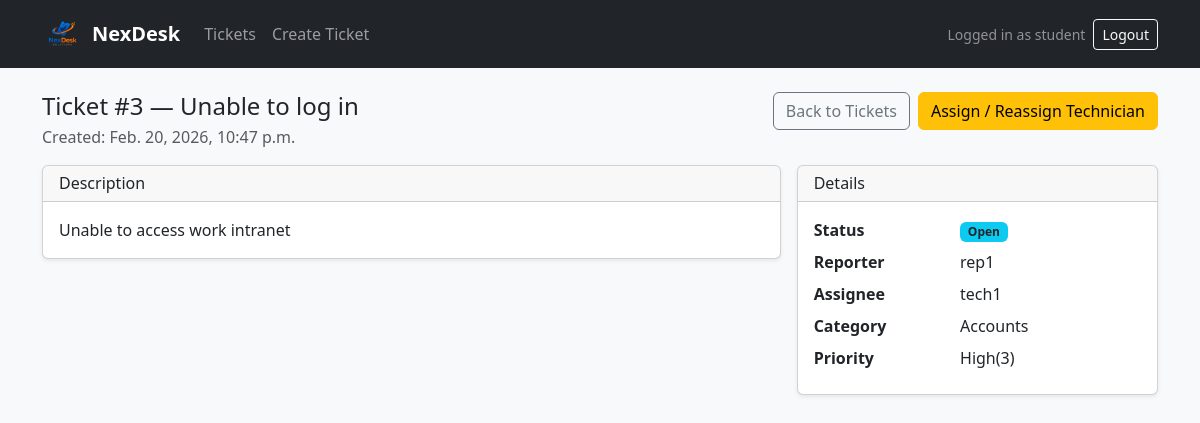
The page /tickets/3/ (signed in) on the database its author committed.
### tickets/models.py (models this page shows, shortened)
class Ticket(models.Model):
    title = models.CharField(max_length=120)
    description = models.TextField()
    status = models.CharField(
        max_length=20,
        choices=TicketStatus.choices,
        default=TicketStatus.NEW,
    )
    created_at = models.DateTimeField(default=timezone.now)
    updated_at = models.DateTimeField(auto_now=True)
    assigned_at = models.DateTimeField(null=True, blank=True)
    reporter = models.ForeignKey(
        settings.AUTH_USER_MODEL,
        on_delete=models.PROTECT,
        related_name="reported_tickets",
    )
    assignee = models.ForeignKey(
        settings.AUTH_USER_MODEL,
        on_delete=models.PROTECT,
        null=True,
        blank=True,
        related_name="assigned_tickets",
    )
    category = models.ForeignKey(Category, on_delete=models.PROTECT)
    priority = models.ForeignKey(Priority, on_delete=models.PROTECT)

class Category(models.Model):
    name = models.CharField(max_length=80, unique=True)
    is_active = models.BooleanField(default=True)

class Priority(models.Model):
    name = models.CharField(max_length=20, unique=True)  # Low/Medium/High/Critical
    rank = models.PositiveIntegerField(default=1)

### tickets/views.py (the view)
# urls.py: path("tickets/<int:ticket_id>/", views.ticket_detail, name="ticket_detail"),
@login_required
def ticket_detail(request, ticket_id: int):
    ticket = get_object_or_404(Ticket, pk=ticket_id)
    is_admin = request.user.is_superuser or user_has_role(request.user, RoleName.ADMIN)
    return render(request, "tickets/ticket_detail.html", {"ticket": ticket, "is_admin": is_admin})

### tickets/templates/tickets/ticket_detail.html (shortened to what this page needs)
{% extends "tickets/base.html" %}
{% block content %}
<div class="d-flex align-items-start justify-content-between flex-wrap gap-2 mb-3">
  <div>
    <h1 class="h4 mb-1">Ticket #{{ ticket.id }} — {{ ticket.title }}</h1>
    <div class="text-muted">Created: {{ ticket.created_at }}</div>
  </div>
  <div class="d-flex gap-2">
    <a class="btn btn-outline-secondary" href="{% url 'ticket_list' %}">Back to Tickets</a>
    {% if is_admin %}
      {% if ticket.status == "New" or ticket.status == "Open" %}
        <a class="btn btn-warning" href="{% url 'ticket_assign' ticket.id %}">
          Assign / Reassign Technician
        </a>
      {% endif %}
    {% endif %}
  </div>
</div>
<div class="row g-3">
  <div class="col-12 col-lg-8">
    <div class="card shadow-sm">
      <div class="card-header">
        <h2 class="h6 mb-0">Description</h2>
      </div>
      <div class="card-body">
        <p class="mb-0">{{ ticket.description }}</p>
      </div>
    </div>
  </div>
  <div class="col-12 col-lg-4">
    <div class="card shadow-sm">
      <div class="card-header">
        <h2 class="h6 mb-0">Details</h2>
      </div>
      <div class="card-body">
        <dl class="row mb-0">
          <dt class="col-5">Status</dt>
          <dd class="col-7">
            <span class="badge bg-info text-dark">{{ ticket.status }}</span>
          </dd>
          <dt class="col-5">Reporter</dt>
          <dd class="col-7">{{ ticket.reporter.username }}</dd>
          <dt class="col-5">Assignee</dt>
          <dd class="col-7">{{ ticket.assignee.username|default:"Unassigned" }}</dd>
          <dt class="col-5">Category</dt>
          <dd class="col-7">{{ ticket.category.name }}</dd>
          <dt class="col-5">Priority</dt>
          <dd class="col-7">{{ ticket.priority.name }}</dd>
        </dl>
      </div>
    </div>
  </div>
</div>
{% endblock %}

### tickets/templates/tickets/base.html (shortened to what this page needs)
{% load static %}
<!doctype html>
<html lang="en">
<head>
  <link href="https://cdn.jsdelivr.net/npm/bootstrap@5.3.3/dist/css/bootstrap.min.css" rel="stylesheet">
</head>
<body class="bg-light">
<nav class="navbar navbar-expand-lg navbar-dark bg-dark">
  <div class="container">
<a class="navbar-brand d-flex align-items-center gap-2" href="{% url 'ticket_list' %}">
  <img src="{% static 'images/logo.png' %}"
       alt="NexDesk Solutions logo"
       style="height: 42px; width: auto;">
  <span class="fw-semibold">NexDesk</span>
</a>
    <div class="collapse navbar-collapse" id="nav">
      <ul class="navbar-nav me-auto">
        <li class="nav-item">
          <a class="nav-link" href="{% url 'ticket_list' %}">Tickets</a>
        </li>
        <li class="nav-item">
          <a class="nav-link" href="{% url 'ticket_create' %}">Create Ticket</a>
        </li>
      </ul>
      <div class="d-flex align-items-center gap-2">
        {% if user.is_authenticated %}
          <span class="text-white-50 small">
            Logged in as {{ user.username }}
          </span>
          <form method="post" action="{% url 'logout' %}" class="d-inline">
            <button type="submit" class="btn btn-outline-light btn-sm">
              Logout
            </button>
          </form>
        {% else %}
          <a class="btn btn-outline-light btn-sm"
             href="{% url 'login' %}">
             Login
          </a>
        {% endif %}
      </div>
    </div>
  </div>
</nav>
<main class="container py-4">
  {% block content %}{% endblock %}
</main>
</body>
</html>

### rows shown on the page
Ticket: id "3", title "Unable to log in", created_at "Feb. 20, 2026, 10:47 p.m.", description "Unable to access work intranet", status "Open", reporter.username "rep1", assignee.username "tech1", category.name "Accounts", priority.name "High(3)"

### other values the page prints
{{ user.username }} "student"
